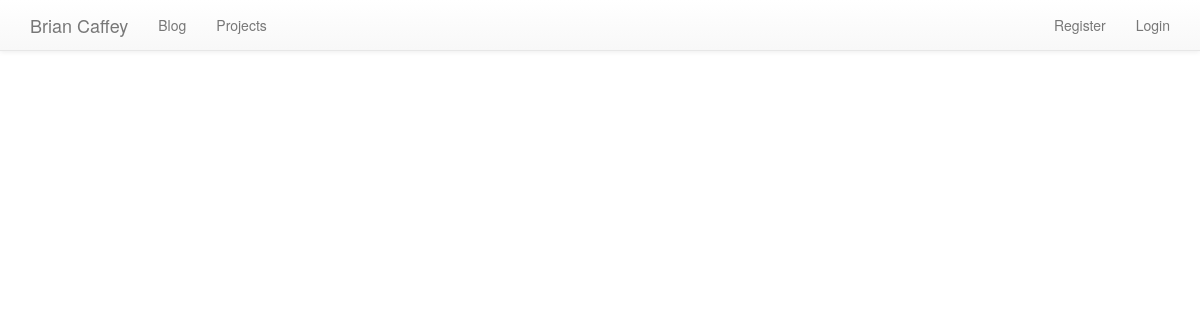
The app's page /projects/, older data.
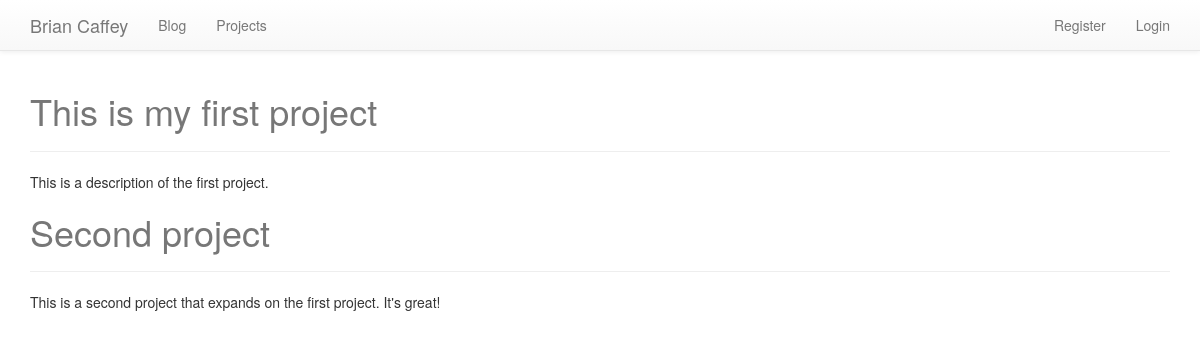
The same page, newer data.
### projects/models.py (models this page shows, shortened)
class Project(models.Model):
	name = models.CharField(max_length=50)
	description = models.CharField(max_length=10000)
	date_created = models.DateField(auto_now_add=True)

### projects/views.py (the view)
def projects_home(request):
	projects = Project.objects.all()
	context = {'projects':projects}
	return render(request, 'projects/projects_home.html', context)

### projects/templates/projects/projects_home.html
{% extends 'base.html' %}
{% block content %}
{% for project in projects %}
<h1>{{ project.name }}</h1>
<hr>
<p>{{ project.description }}</p>
{% endfor %}
{% endblock %}

Row changes from the older to the newer data that the page shows:
added Project: name "This is my first project", description "This is a description of the first project."
added Project: name "Second project", description "This is a second project that expands on the first project. It's great!"
